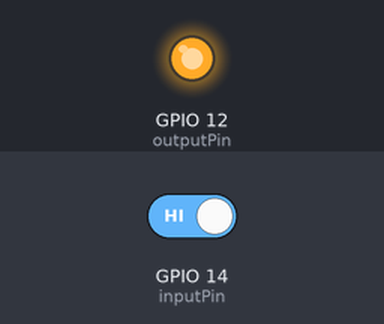
A sketch run on a simulated ESP8266 (NodeMCU). Shown: output pins drawn as LEDs (lit = HIGH). The inputs (shaded band) are chosen by the test bench; at power-on: GPIO 14 (inputPin) HIGH. WiFi joins after 1.5 s; servers stay silent unless stated; EEPROM starts erased; what the sketch prints to the serial monitor is not drawn.

Above: at 1.2 s.
1.3 s: GPIO 14 (inputPin) driven LOW
At 2.1 s:
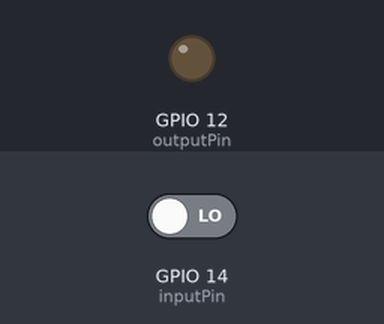
3.0 s: GPIO 14 (inputPin) driven HIGH
At 10.2 s:
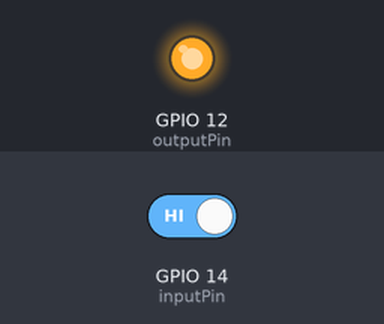
Timing chart, 0 to 12.5 s (numbered marks = the images above; inputs shaded):
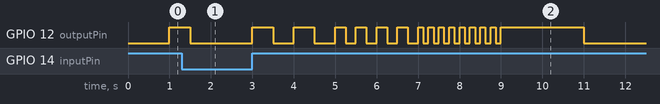

Measured:
- after the input at 1.3 s, GPIO 12 (outputPin): goes on until 1.5 s, then stays LOW
- after the input at 3.0 s, GPIO 12 (outputPin): LOW → HIGH at once, → LOW 0.50 s later, → HIGH 0.50 s later, → LOW 0.50 s later, … (30 changes in this stretch)

The sketch:

Gatekeeper.ino
```cpp
// (licence header left out)
#include <Arduino.h>
#include <ArduinoJson.h>
#include <ESP8266WiFi.h>
#include <EEPROM.h>
#include <Hash.h>
#include <ESPAsyncTCP.h>
#include <ESPAsyncWebServer.h>
#include "Logic.h"
#include "GatekeeperWiFi.h"

long interval = 1000;

int inputPin = 14;
int outputPin = 12;
bool soundOn = true;
bool doorIsOpen;
Logic logic(inputPin, outputPin);
GatekeeperWiFi wifi;
bool apModeOn = true;

AsyncWebServer server(80);
unsigned long previousMillis = 0;

const char index_html[] PROGMEM = R"rawliteral(
<!DOCTYPE HTML><html>
<head>
  <meta name="viewport" content="width=device-width, initial-scale=1">
  <style>
    html {
     font-family: Arial;
     display: inline-block;
     margin: 0px auto;
     text-align: center;
    }
    h2 { font-size: 3.0rem; }
    p { font-size: 3.0rem; }
    .pad {
      padding: 1em;
    }
  </style>
</head>
<body>
  <h2>ESP8266 Gatekeeper</h2>
  <div class="pad">
    <span class="dht-labels">door</span>
    <span id="door"></span>
  </div>
  <div class="pad">
    <button id="toggle-sound"></button>
  </div>
  %SETUP_HTML%
  <div id="message"></div>
</body>
<script>
%SETUP_JS%

function request ({ url, method = "GET", body }, callback) {
  var req = new XMLHttpRequest();
  req.onreadystatechange = function() {
    if (this.readyState == 4 && this.status == 200) {
      callback({text: this.responseText})
    }
  };
  req.open(method, url, true);
  req.send();
}

request({url: '/sound'}, ({text}) => {
  document.getElementById("toggle-sound").innerText = "Sound: " + text;
})

document.getElementById("toggle-sound").addEventListener('click', function () {
  request({url: '/toggle-sound', method: 'POST'}, ({text}) => {
    document.getElementById("toggle-sound").innerText = "Sound is " + text;
  })
})


setInterval(function ( ) {
  request({url: '/door'}, ({text}) => {
    document.getElementById("door").innerHTML = text;
    document.getElementById("door").style.backgroundColor = (text == "open") ? "red" : "green";
    document.getElementById("door").style.color = "white";
  })
}, 1000 ) ;

</script>
</html>)rawliteral";

String processor(const String& var){
  if(var == "SETUP_HTML"){
    if (apModeOn) {
      return R"rawliteral(<form>
      <small>only needed in AP mode                                                                                                                                                                                                                                                                                                                                                                                                                                                                                                                                                                                                                                                                                                                                                                                                                                                                                      </small>
        <div>
          <label for="ssid">SSID</label>
          <input id="ssid" name="ssid" placeholder="Enter name of WiFi Network"/>
        </div>
        <div>
          <label for="password">Password</label>
          <input id="password" name="password" placeholder="The password to connect to WiFi" autofocus/>
        </div>
        <button type="submit">Submit</button>
      </form>)rawliteral";
    }
  }
  if(var == "SETUP_JS"){
    if (apModeOn) {
      return R"rawliteral(const form = document.querySelector('form');
      form.addEventListener('submit', submit);

      function  submit() {
        var ssid = document.getElementById("ssid").value;
        var password = document.getElementById("password").value;
        var xhttp = new XMLHttpRequest();
        xhttp.onreadystatechange = function() {
          debugger
          document.getElementById("message").innerText = "Connect to " + ssid;
          if (this.readyState == 4 && this.status == 200) {
          }
        };
        xhttp.open("POST", "/setup");
        xhttp.setRequestHeader("Content-Type", "application/json;charset=UTF-8");
        xhttp.send(JSON.stringify({ "ssid": ssid, "password": password }));
        event.preventDefault();
      })rawliteral";
    }
  }

  return String();
}


void setup() {
  EEPROM.begin(512);
  Serial.begin(9600);
  Serial.setDebugOutput(true);
  pinMode(outputPin, OUTPUT);
  pinMode(inputPin, INPUT);

  wifi.createAP("Gatekeeper");

  server.on("/", HTTP_GET, [](AsyncWebServerRequest * request) {
    request->send_P(200, "text/html", index_html, processor);
  });
  server.on("/door", HTTP_GET, [](AsyncWebServerRequest * request) {
    request->send_P(200, "text/plain", logic.doorIsOpen() ? "open" : "closed");
  });
  server.on("/sound", HTTP_GET, [](AsyncWebServerRequest * request) {
    request->send_P(200, "text/plain", soundOn ? "on" : "off");
  });
  server.on("/toggle-sound", HTTP_POST, [](AsyncWebServerRequest * request) {
    soundOn = !soundOn;
    request->send_P(200, "text/plain", soundOn ? "on" : "off");
  });
  server.on("/setup",
    HTTP_POST,
    [](AsyncWebServerRequest * request) {},
    NULL,
    [](AsyncWebServerRequest * request, uint8_t *data, size_t len, size_t index, size_t total) {
      DynamicJsonDocument doc(1024);
      deserializeJson(doc, data);
      request->send(200);

      String hostSSID = doc["ssid"];
      String hostPassword = doc["password"];

      Serial.println("setup to connect to");
      Serial.println(hostSSID);
      Serial.println(hostPassword);

      wifi.connectWifi(hostSSID, hostPassword);
      apModeOn = false;

      /*
      EEPROM.write(0, hostSSID);
      EEPROM.write(1, hostPassword);
      EEPROM.commit();
      */
  });

  server.begin();
}

void loop() {
  unsigned long currentMillis = millis();
  if (currentMillis - previousMillis >= interval) {
    previousMillis = currentMillis;
    logic.run(soundOn);
  }
}
```

GatekeeperWiFi.cpp
```cpp
#include <Arduino.h>
#include <ESP8266WiFi.h>
#include "GatekeeperWiFi.h"

GatekeeperWiFi::GatekeeperWiFi()
{
}

void GatekeeperWiFi::createAP(String ssid)
{
  Serial.println("Setting AP (Access Point)");
  Serial.println(ssid);
  WiFi.softAP(ssid);

  IPAddress IP = WiFi.softAPIP();
  Serial.println("AP IP address: ");
  Serial.println(IP);
  Serial.println(WiFi.localIP());

}
void GatekeeperWiFi::connectWifi(String ssid, String password)
{
  Serial.println("setup to connect to");
  Serial.println(ssid);
  Serial.println(password);

  WiFi.softAPdisconnect(true);

  Serial.println("connecting..");
  WiFi.begin(ssid, password);

  Serial.println("successfully connected");
  WiFi.printDiag(Serial);
}
```

GatekeeperWiFi.h
```cpp
#ifndef GatekeeperWiFi_h
#define GatekeeperWiFi_h

#include "Arduino.h"
#include <ESP8266WiFi.h>

class GatekeeperWiFi
{
public:
  GatekeeperWiFi();
  void createAP(String ssid);
  void connectWifi(String ssid, String password);
};

#endif
```

Logic.cpp
```cpp
#include <Arduino.h>
#include "Logic.h"

Logic::Logic(int inputPin, int outputPin)
{
  pinMode(outputPin, OUTPUT);
  pinMode(inputPin, INPUT);

  _inputPin = inputPin;
  _outputPin = outputPin;
  _doorIsOpen = false;
}

bool Logic::doorIsOpen()
{
  return _doorIsOpen;
}

void Logic::run(bool soundOn)
{
  bool doorIsOpen = (digitalRead(_inputPin) == HIGH);
  if (doorIsOpen == _doorIsOpen) { return; }
  _doorIsOpen = doorIsOpen;

  if (!soundOn) { return; }

  if (doorIsOpen) {
    digitalWrite(_outputPin, HIGH);
    delay(500);
    digitalWrite(_outputPin, LOW);
    delay(500);
    doorIsOpen = (digitalRead(_inputPin) == HIGH);
    if (!doorIsOpen) { return; }

    digitalWrite(_outputPin, HIGH);
    delay(500);
    digitalWrite(_outputPin, LOW);
    delay(500);
    doorIsOpen = (digitalRead(_inputPin) == HIGH);
    if (!doorIsOpen) { return; }

    digitalWrite(_outputPin, HIGH);
    delay(250);
    digitalWrite(_outputPin, LOW);
    delay(250);
    doorIsOpen = (digitalRead(_inputPin) == HIGH);
    if (!doorIsOpen) { return; }

    digitalWrite(_outputPin, HIGH);
    delay(250);
    digitalWrite(_outputPin, LOW);
    delay(250);
    doorIsOpen = (digitalRead(_inputPin) == HIGH);
    if (!doorIsOpen) { return; }

    digitalWrite(_outputPin, HIGH);
    delay(250);
    digitalWrite(_outputPin, LOW);
    delay(250);
    doorIsOpen = (digitalRead(_inputPin) == HIGH);
    if (!doorIsOpen) { return; }

    digitalWrite(_outputPin, HIGH);
    delay(250);
    digitalWrite(_outputPin, LOW);
    delay(250);
    doorIsOpen = (digitalRead(_inputPin) == HIGH);
    if (!doorIsOpen) { return; }

    digitalWrite(_outputPin, HIGH);
    delay(125);
    digitalWrite(_outputPin, LOW);
    delay(125);
    doorIsOpen = (digitalRead(_inputPin) == HIGH);
    if (!doorIsOpen) { return; }

    digitalWrite(_outputPin, HIGH);
    delay(125);
    digitalWrite(_outputPin, LOW);
    delay(125);
    doorIsOpen = (digitalRead(_inputPin) == HIGH);
    if (!doorIsOpen) { return; }

    digitalWrite(_outputPin, HIGH);
    delay(125);
    digitalWrite(_outputPin, LOW);
    delay(125);
    doorIsOpen = (digitalRead(_inputPin) == HIGH);
    if (!doorIsOpen) { return; }

    digitalWrite(_outputPin, HIGH);
    delay(125);
    digitalWrite(_outputPin, LOW);
    delay(125);
    doorIsOpen = (digitalRead(_inputPin) == HIGH);
    if (!doorIsOpen) { return; }

    digitalWrite(_outputPin, HIGH);
    delay(125);
    digitalWrite(_outputPin, LOW);
    delay(125);
    doorIsOpen = (digitalRead(_inputPin) == HIGH);
    if (!doorIsOpen) { return; }

    digitalWrite(_outputPin, HIGH);
    delay(125);
    digitalWrite(_outputPin, LOW);
    delay(125);
    doorIsOpen = (digitalRead(_inputPin) == HIGH);
    if (!doorIsOpen) { return; }

    digitalWrite(_outputPin, HIGH);
    delay(125);
    digitalWrite(_outputPin, LOW);
    delay(125);
    doorIsOpen = (digitalRead(_inputPin) == HIGH);
    if (!doorIsOpen) { return; }

    digitalWrite(_outputPin, HIGH);
    delay(125);
    digitalWrite(_outputPin, LOW);
    delay(125);
    doorIsOpen = (digitalRead(_inputPin) == HIGH);
    if (!doorIsOpen) { return; }

    digitalWrite(_outputPin, HIGH);
    delay(2000);
    digitalWrite(_outputPin, LOW);
  }
  else
  {
    digitalWrite(_outputPin, LOW);
  }
}
```

Logic.h
```cpp
#ifndef Logic_h
#define Logic_h

#include "Arduino.h"

class Logic
{
public:
  Logic(int inputPin, int outputPin);
  void run(bool soundOn);
  bool doorIsOpen();

private:
  int _inputPin;
  int _outputPin;
  bool _doorIsOpen;
};

#endif
```
